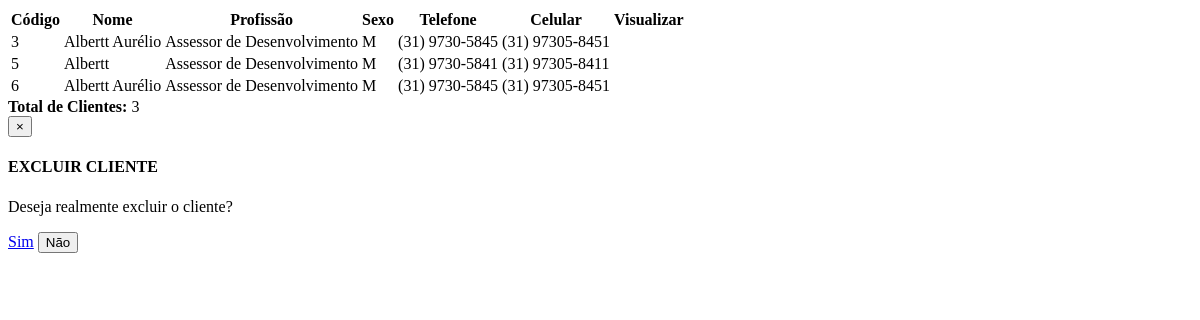
Before: /PessoaF/listaCliente2.php with the older database file.
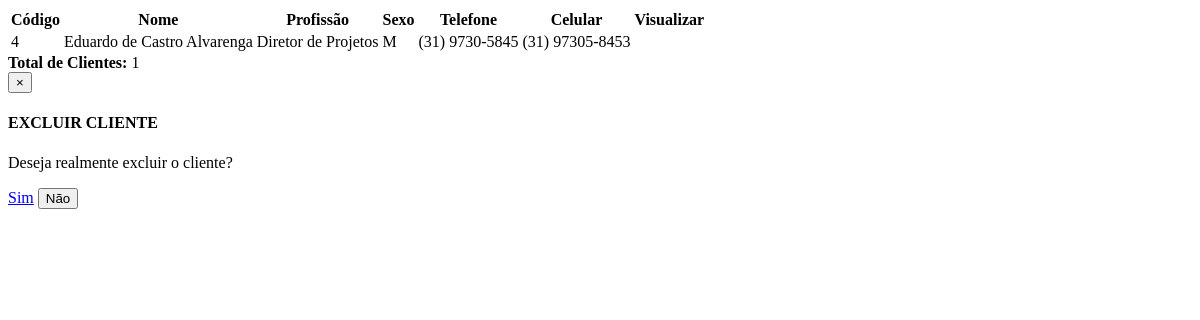
After: the same page with the newer database file.
### tables this page shows
CREATE TABLE `cliente` (
  `CDCLIENTE` int(10) UNSIGNED NOT NULL,
  `NMCLIENTE` varchar(100) NOT NULL,
  `CPF` varchar(14) NOT NULL,
  `NMPROFISSAO` varchar(100) NOT NULL,
  `DESCRICAO` varchar(100) NOT NULL,
  `OBSERVACAO` varchar(200) NOT NULL,
  `SEXO` enum('M','F') NOT NULL,
  `TELEFONE` varchar(14) DEFAULT NULL,
  `CELULAR` varchar(15) DEFAULT NULL,
  `CEP` varchar(10) NOT NULL,
  `LOGRADOURO` text NOT NULL,
  `NUMERO` int(11) NOT NULL,
  `COMP` text NOT NULL,
  `BAIRRO` varchar(40) NOT NULL,
  `CIDADE` varchar(40) NOT NULL,
  `ESTADO` enum('AC','AL','AP','AM','BA','CE','DF','ES','GO','MA','MS','MG','PA','PB','PR','PE','PI','RJ','RN','RS','RO','RR','SC','SP','SE','TO') NOT NULL,
  `STATUS` enum('A','D') NOT NULL,
  `EMAIL` varchar(100) NOT NULL
);

### PessoaF/listaCliente2.php (the view, shortened to what this page needs)
<html>
<head>
</head>
<?php
$cont = 0;
	$resultado = mysql_query("select * from cliente WHERE STATUS = 'A'");
	if(mysql_num_rows($resultado)<=0)
	{
		echo "<div class='alert alert-error'>";
		echo "<b>Atenção!</b><br>";
		echo "Não existe clientes cadastrados no momento.";
		echo "</div>";
	}
	else
	{
		echo "<table class='table table-striped'>";
		echo "<th>Código</th>";
		echo "<th>Nome</th>";
		echo "<th>Profissão</th>";
		echo "<th>Sexo</th>";
		echo "<th>Telefone</th>";
		echo "<th>Celular</th>";
		echo "<th>Visualizar</th>";
		while($linha = mysql_fetch_array($resultado))
		{
			echo "<tr>";
			echo "<td>$linha[0]</td>";
			echo "<td>$linha[1]</td>";
			echo "<td>$linha[3]</td>";
			echo "<td>$linha[6]</td>";
			echo "<td>$linha[7]</td>";
			echo "<td>$linha[8]</td>";
			echo "<td><a href='visualizarCliente.php?cdCliente={$linha[0]}'><i class='icon-search'></i></a></td>";
			echo "</tr>";
			$cont++;
		}
		echo "</table>";
		echo "<b>Total de Clientes: </b> $cont";
	}
?>
<body>
<div id="modal-from-dom" class="modal hide fade">
     <div class='modal-dialog' role='document'>
     <div class='modal-content'>
    <div class="modal-header">
       	<button type='button' class='close' data-dismiss='modal' aria-label='Fechar'><span aria-hidden='true'>&times;</span></button>
         <h4 class='modal-title' id='modalLabel'>EXCLUIR CLIENTE</h4>
    </div>
    <div class="modal-body">
	        <p>Deseja realmente excluir o cliente?</p>
    </div>
    <div class="modal-footer">
        <a href="deletarCliente.php?cdCliente=" class="btn danger">Sim</a>
        <button type='button' class='btn btn-default' data-dismiss='modal'>N&atilde;o</button>
    </div>
	</div>
	</div>
</div>
</body>
</html>

Changed rows visible on the page:
removed cliente: CDCLIENTE "3", NMCLIENTE "Albertt Aurélio", NMPROFISSAO "Assessor de Desenvolvimento", SEXO "M", TELEFONE "(31) 9730-5845", CELULAR "(31) 97305-8451"
no longer on this page (row edited): cliente: CDCLIENTE "5", NMCLIENTE "Albertt", NMPROFISSAO "Assessor de Desenvolvimento", SEXO "M", TELEFONE "(31) 9730-5841", CELULAR "(31) 97305-8411"
no longer on this page (row edited): cliente: CDCLIENTE "6", NMCLIENTE "Albertt Aurélio", NMPROFISSAO "Assessor de Desenvolvimento", SEXO "M", TELEFONE "(31) 9730-5845", CELULAR "(31) 97305-8451"
now on this page (row edited): cliente: CDCLIENTE "4", NMCLIENTE "Eduardo de Castro Alvarenga", NMPROFISSAO "Diretor de Projetos", SEXO "M", TELEFONE "(31) 9730-5845", CELULAR "(31) 97305-8453"
Other visible differences:
$cont: "3" → "1"
